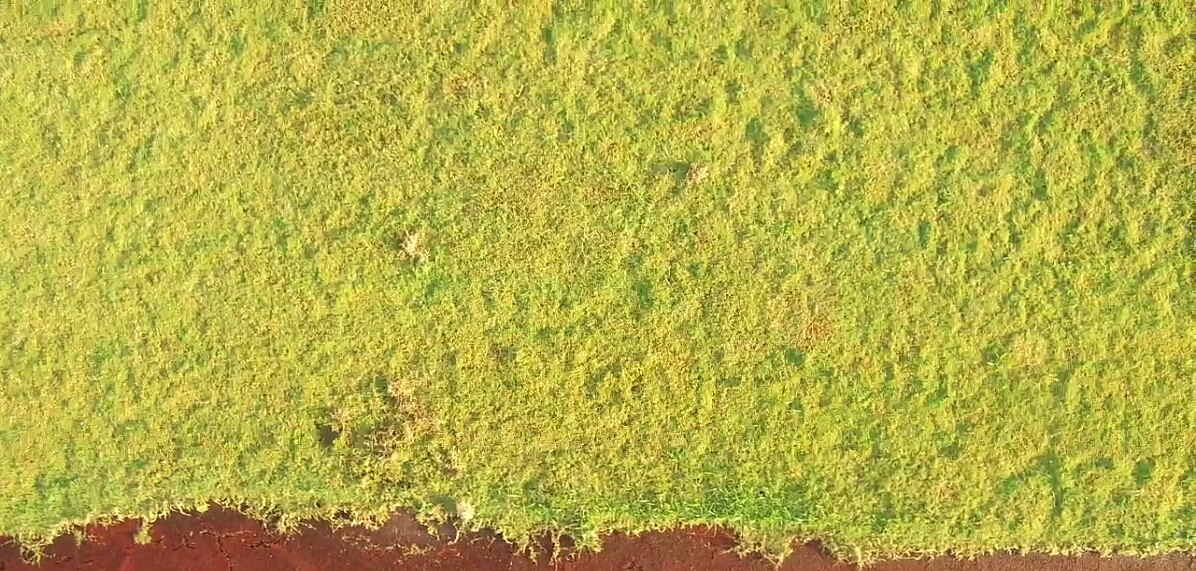
#> input picture 2020-UAV_Experiment_RealScenario/Privacy/pic5-4/102.jpg, 1196 x 571 px, given in place of 1.jpg, which was not available
$ python video.py
#> lines starting #> are read from the running program, lines starting #| are printed output that depends on the picture
# -*- coding: UTF-8 -*-
import os
import cv2
import time

list_i = [1, 2, 6, 7, 8, 9, 10, 11, 12, 13, 14, 15, 16, 17, 18, 19, 20, 21, 22, 23, 24, 25, 26, 27, 28, 29, 30, 31, 32, 33, 34, 35, 36, 37, 38, 39, 40, 41, 42, 43, 44, 45, 46, 47, 48, 49, 50, 51, 52, 53, 54, 55, 56, 57, 58, 59, 60, 61, 62, 63, 64, 65, 66, 67, 68, 69, 70, 71, 77, 78, 79, 80, 81, 82, 83, 84, 85, 86, 87, 88, 89, 90, 91, 92, 93, 94, 95, 96, 97, 98, 99, 100, 101, 102, 103, 104, 105, 106, 107, 108, 109, 110, 111, 112, 113, 114, 115, 116, 117, 118, 119, 120, 121, 122, 123, 124, 125, 126, 127, 128, 129, 130, 131, 132, 133, 134, 135, 136, 137, 138, 139, 140, 141, 142, 143, 144, 145, 146, 147, 148, 149, 150, 151, 152, 153, 154, 155, 156, 157, 158, 160, 161, 162, 163, 164, 165, 166, 167, 168]

# 图片合成视频
def picvideo(path, size):
    # path = r'C:\Users\Administrator\Desktop\1\huaixiao\\'#文件路径
#> called with size = (1920, 1080)
    filelist = os.listdir(path)  # 获取该目录下的所有文件名

    '''
    fps:
    帧率：1秒钟有n张图片写进去[控制一张图片停留5秒钟，那就是帧率为1，重复播放这张图片5次]
    如果文件夹下有50张 534*300的图片，这里设置1秒钟播放5张，那么这个视频的时长就是10秒
    '''
    fps = 1
    size = (1920, 1080) #图片的分辨率片
    # file_path = os.getcwd() + "/" + "exp_model.mp4"  # 导出路径
    # file_path = os.getcwd() + "/" + "exp_model_ref.mp4"  # 导出路径
    file_path = os.getcwd() + "/" + "exp_pic_ref.mp4"  # 导出路径
    # file_path = os.getcwd() + "/" + "exp_pic_plan.mp4"  # 导出路径
    print(file_path)
    # fourcc = cv2.VideoWriter_fourcc('D', 'I', 'V', 'X')  # 不同视频编码对应不同视频格式（例：'I','4','2','0' 对应avi格式）
    fourcc = cv2.VideoWriter_fourcc(*"mp4v")

    video = cv2.VideoWriter(file_path, fourcc, fps, size)
    #
    # path = os.getcwd() + "\pic_ref\\"  # 待读取的文件夹
    path = os.getcwd() + "\pic5-4\\"  # 待读取的文件夹
    # path = os.getcwd() + "\pic5-3\\"  # 待读取的文件夹
    # print(path)

    # for i in range(1,152):
    for i in range(len(list_i)):
        # print(len(L))
    # for i in range(25):
        item = path + str(list_i[i]) + '.jpg'
        # item = path + str(i) + '.jpg'
    #     print(item)

        img = cv2.imread(item)  # 使用opencv读取图像，直接返回numpy.ndarray 对象，通道顺序为BGR ，注意是BGR，通道值默认范围0-255。
#> img is the input picture: shape (571, 1196, 3); mean B, G, R 70.7, 176.2, 181.5

        img = cv2.resize(img, (1920, 1080), )
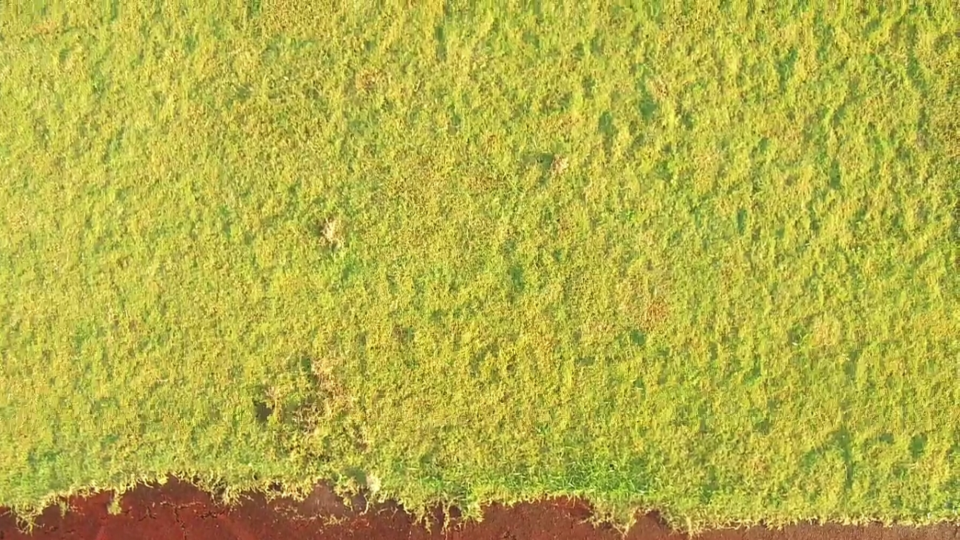
#> img: shape (1080, 1920, 3) (shown at 1/2 size); mean B, G, R 70.5, 176.1, 181.4
            # print(img)
        video.write(img)  # 把图片写进视频
#> pass 2 of the loop in picvideo, `for i in range(len(list_i)):`:
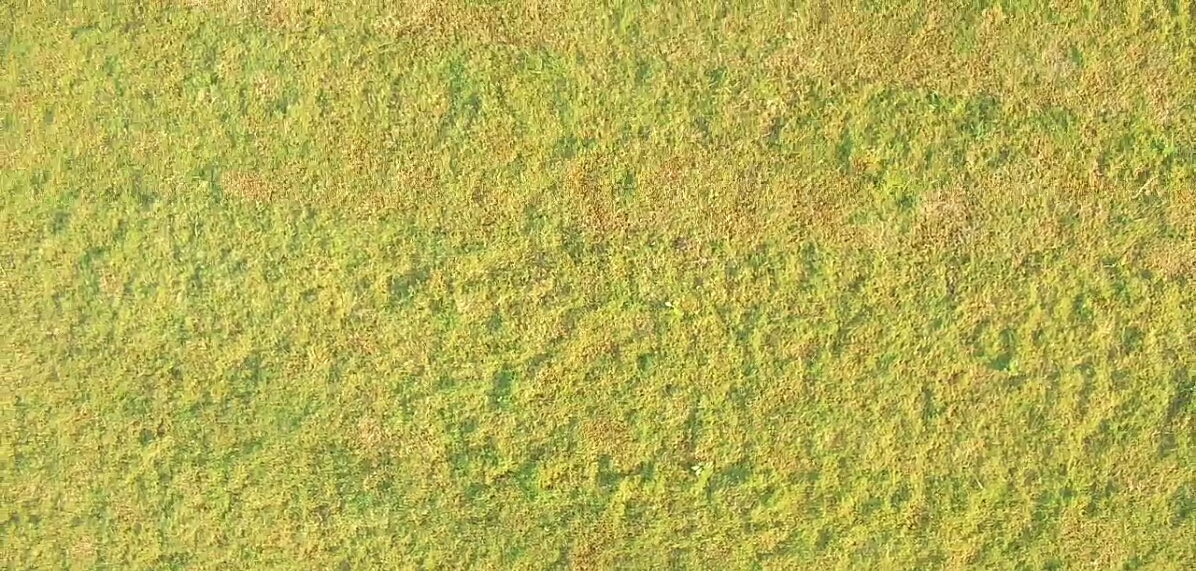
#> input picture 2020-UAV_Experiment_RealScenario/Privacy/pic5-4/121.jpg, 1196 x 571 px, given in place of 2.jpg, which was not available
#> in picvideo, img is the input picture: shape (571, 1196, 3); mean B, G, R 82.1, 175.8, 181.4
#> in picvideo, `img = cv2.resize(img, (1920, 1080), )`:
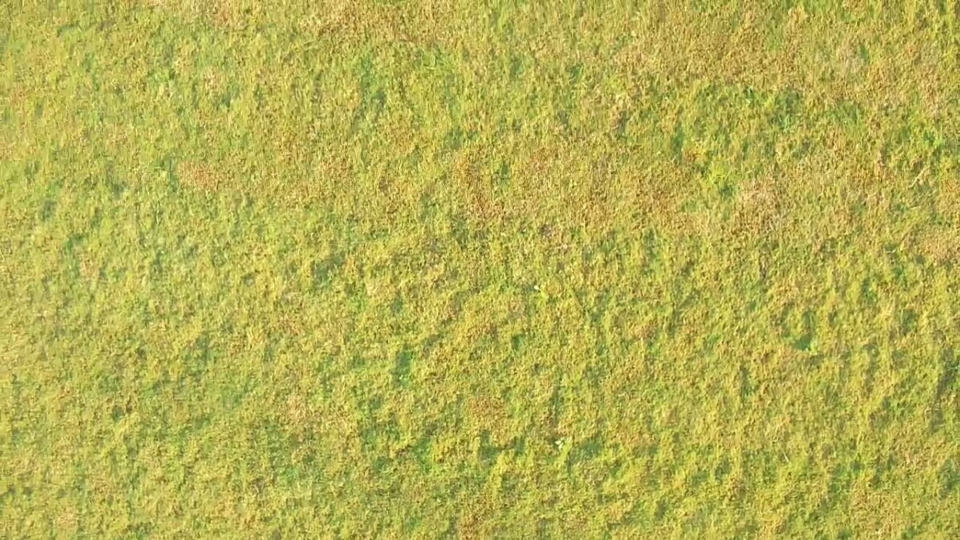
#> img: shape (1080, 1920, 3) (shown at 1/2 size); mean B, G, R 81.9, 175.6, 181.3


    video.release()  # 释放

path = os.getcwd()
#> (the run stopped early here; a loop or call above may not have finished)
